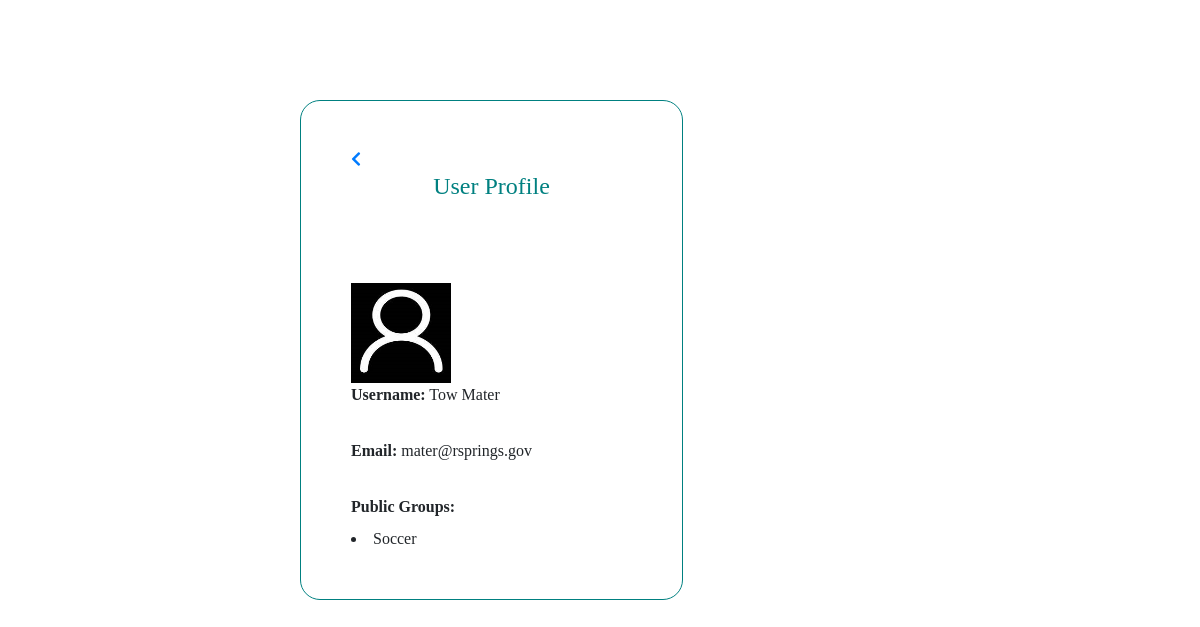
/allprofile.php?id=1 (signed in), run on an earlier commit of the app's database.
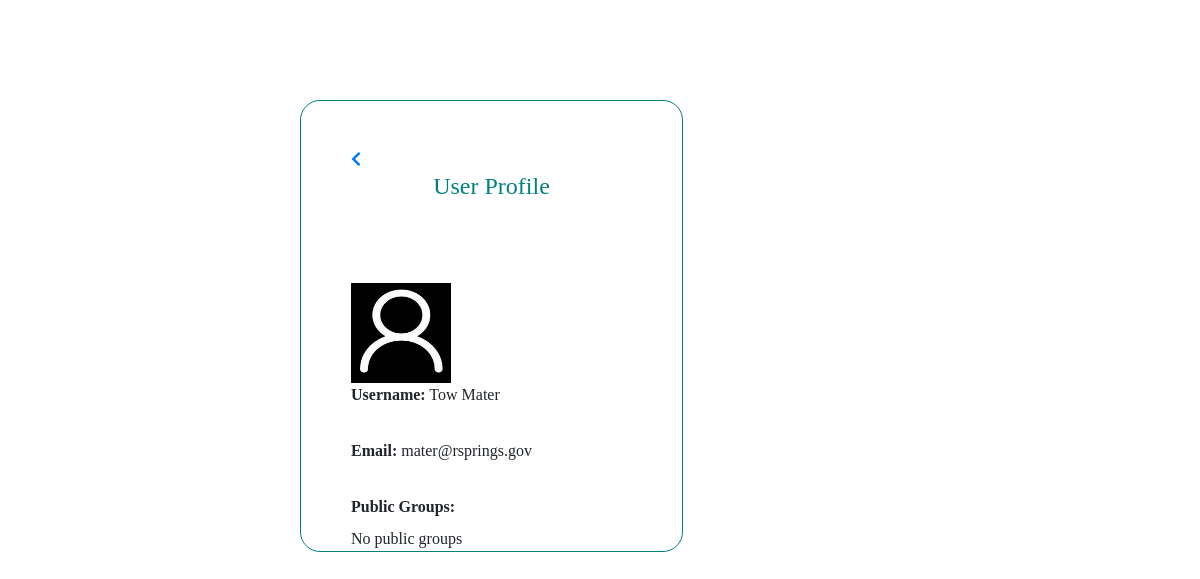
And on a later commit of the database.
### tables this page shows
CREATE TABLE `groups` (
  `group_id` int(11) NOT NULL,
  `group_name` text NOT NULL,
  `owner_id` int(11) NOT NULL,
  `privacy` text NOT NULL
);

### allprofile.php (the view, shortened to what this page needs)
<!DOCTYPE html>
<html>
<head>
<link rel ="stylesheet" a href="css\uprofile.css">
<link rel="stylesheet" href="https://use.fontawesome.com/releases/v5.0.13/css/all.css"
>
<link rel="stylesheet" href="https://stackpath.bootstrapcdn.com/bootstrap/4.1.1/css/bootstrap.min.css"
>
</head>
<body>
<?php
    require_once('./mysqli_connect.php');
    if(isset($_GET['id'])){
         $user_id = $_GET['id'];
         $user="SELECT user_name,user_image,email_id FROM `users` WHERE user_id = '$user_id' ";
       	 $r_user= mysqli_query($dbc,$user);
       	 $row_user=mysqli_fetch_array($r_user);
       	 $user_name = $row_user['user_name'];
       	 $mail=$row_user['email_id'];
       	   if($row_user['user_image']==""){
                $dp="";
                $dp=$dp."default.jpg";
              }
              else{
              	$dp =$row_user['user_image'];
              }
        $g_name = "SELECT groups.group_name FROM `groups` INNER JOIN `user_groups` where user_groups.user_id='$user_id' AND groups.group_id=user_groups.group_id AND groups.privacy='public' and groups.group_name!='Global'";
      	 $gn_result= mysqli_query($dbc,$g_name);
       $profile='';
       $profile=$profile."<div class='profilepage'>";
       $profile=$profile."<a style='margin-top:50px;margin-left:50px;' href=home.php <i class='fas fa-chevron-left' ></i></a>";
       $profile=$profile."<H4 style='text-align:center; color:teal; margin-top:0px;'>User Profile</H4><br>";
       $profile=$profile."<div id='aligns'>";
       $profile=$profile."<img width='100' height='100' src ='img/$dp'><br>";
       $profile=$profile."<label>Username:</label>";
       $profile=$profile." $user_name<br><br>";
       $profile=$profile."<label>Email:</label>";
       $profile=$profile." $mail<br><br>";
       $profile=$profile."<label>Public Groups:</label><br>";
       if($result = $gn_result->num_rows > 0)
       {
       while( $rowg= mysqli_fetch_array($gn_result)){
           $group_name=$rowg['group_name'];
           	$profile=$profile."<li>$group_name</li><br><br>";
       }
   }else{
   	$profile=$profile."No public groups";
   }
       $profile=$profile."</div>";
       $profile=$profile."<div id='imgg'style='float:right';>";
       $profile=$profile."</form>";
       $profile=$profile."</div>";
       $profile=$profile."</div>";
       echo $profile;
    }
    ?>
</body>
</html>

What changed in the data, as far as the page shows it:
removed groups: group_name "Soccer"
Also different on the page:
$profile: (not shown) → "No public groups"
